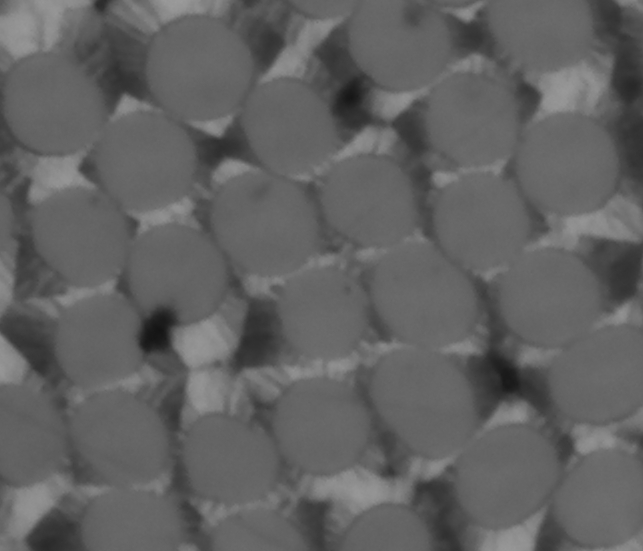
#> input picture Preprocessing/images_test/ech2_x50_0.07um_x50_00.png, 643 x 551 px
$ python traitement.py images_test/ech2_x50_0.07um_x50_00.png images_test/ech2_x50_0.07um_x50_00.png
#> lines starting #> are read from the running program, lines starting #| are printed output that depends on the picture; after the words box and inside, x2 and y2 are one past the last pixel; in counts of white or black regions, pixels touching at a corner belong together
import cv2 as cv
import numpy as np
import sys

"""
Ce code permet de détecter des cercles dans une image de matériau composite avec la transformée de Hough en utilisant la librarie OpenCv.
Ces cercles correspondent aux fibres du matériau, et leurs paramètres (coordonées du centre/rayon) sont exportées dans un fichier qui sera
ensuite utilisé pour la création du maillage avec Gmsh. Ce dernier sera utilisé pour la simulation par éléments finis.
"""

if __name__ == "__main__":

    if len(sys.argv) > 3 or len(sys.argv) < 1:
        print("Utilisation type : python traitement.py [image_path](optionnel) [show](optionnel)")
        print("Si image_path n'est pas spécifié, utilise l'image de test par défaut")
        sys.exit(1)

    # Utiliser l'image de test par défaut si aucun chemin n'est fourni
    if len(sys.argv) == 1:
        img_path = "images_test/ech2_x50_0.07um_x50_00.png"
        show = True  # Afficher l'image par défaut
    elif len(sys.argv) == 2:
        if sys.argv[1] == "show":
            img_path = "images_test/ech2_x50_0.07um_x50_00.png"
            show = True
        else:
            img_path = sys.argv[1]
            show = False
    else:  # len(sys.argv) == 3
        img_path = sys.argv[1]
        show = sys.argv[2] == "show"

    img = cv.imread(img_path)
#> img is the input picture: shape (551, 643, 3); min 20, max 155, mean 97.6
    #Prétaitement de l'image (recadrage, conversion en niveaux de gris et floutage)
    w, h = img.shape[1], img.shape[0]
#> w = 643; h = 551
    gray = cv.imread(img_path, cv.IMREAD_GRAYSCALE)
#> gray: shape (551, 643); min 20, max 155, mean 97.6
    blur = cv.GaussianBlur(gray, (9, 9), 2)
    #blur = cv.addWeighted(blur, 1.5, cv.GaussianBlur(blur, (0, 0), 10), -0.5, 0)
    #cv.imshow('Blurred Image', blur)
    #Détection des cercles avec la transformée de Hough
    circles = cv.HoughCircles(blur, method=cv.HOUGH_GRADIENT, dp=1, minDist=100, param1=10, param2=6, minRadius=44, maxRadius=50)
#> circles = 28 rows, first 8: [104.5, 342.5, 49.4], [483.5, 219.5, 49.4], [370.5, 200.5, 49.4], [287.5, 120.5, 45], [397.5, 43.5, 49.4], [321.5, 428.5, 48.3], [174.5, 270.5, 48.3], [515.5, 469.5, 48.3]

    print(f"Nombre de cercles détectés : {0 if circles is None else len(circles[0])}")
#| Nombre de cercles détectés : 28
    print(f"Ecriture des paramètres (coordonnées du centre et rayon) des cercles dans le fichier circles.dat")

    if circles is not None:
        circles = np.uint16(np.around(circles))
#> circles = 28 rows, first 8: [104, 342, 49], [484, 220, 49], [370, 200, 49], [288, 120, 45], [398, 44, 49], [322, 428, 48], [174, 270, 48], [516, 470, 48]
        with open('cercles.txt', 'w') as f:
            for i in circles[0, :]:
                f.write(f"{i[0]} {i[1]} {i[2]}\n")
                cv.circle(img, (i[0], i[1]), i[2], (0, 255, 0), 2)
                cv.circle(img, (i[0], i[1]), 2, (0, 0, 255), 3)
#> this loop made 28 passes
#> i on passes 1 to 12: [104, 342, 49], [484, 220, 49], [370, 200, 49], [288, 120, 45], [398, 44, 49], [322, 428, 48], [174, 270, 48], [516, 470, 48], [48, 100, 49], [566, 160, 49], [270, 228, 49], [470, 118, 48]
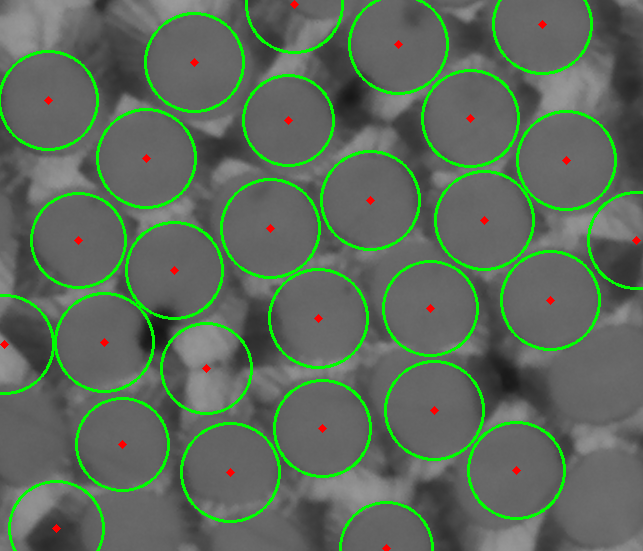
#> img: shape (551, 643, 3); 6.77% of pixels changed, all inside (x1, y1, x2, y2) = (0, 0, 643, 551)

    # Sauvegarder l'image avec les cercles détectés
    output_image = img_path.replace('.png', '_detected.png')
    cv.imwrite(output_image, img)
    print(f"Image avec cercles détectés sauvegardée : {output_image}")

    if show:
        cv.imshow('Detected Circles', img)
        cv.waitKey(0)
